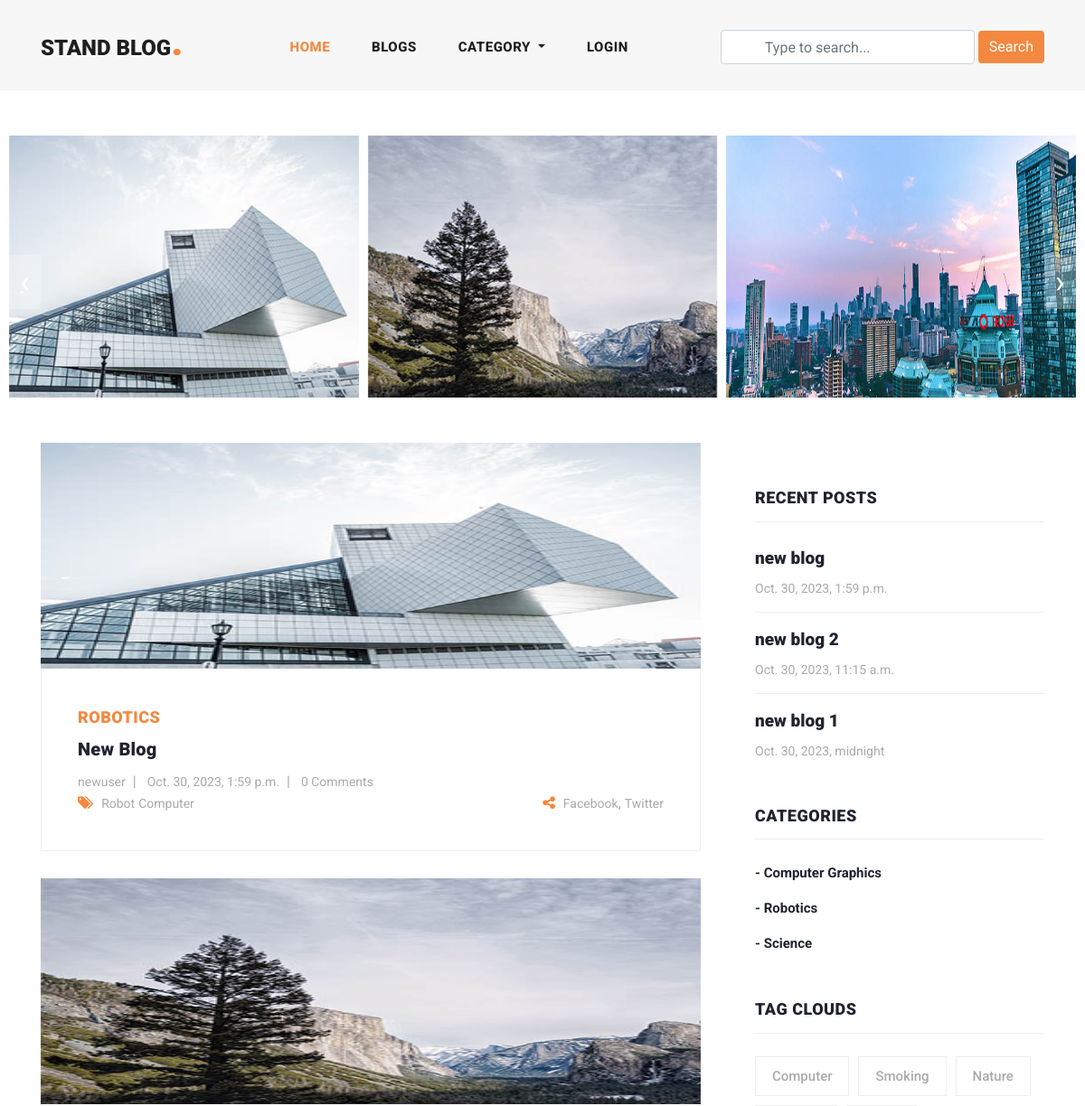
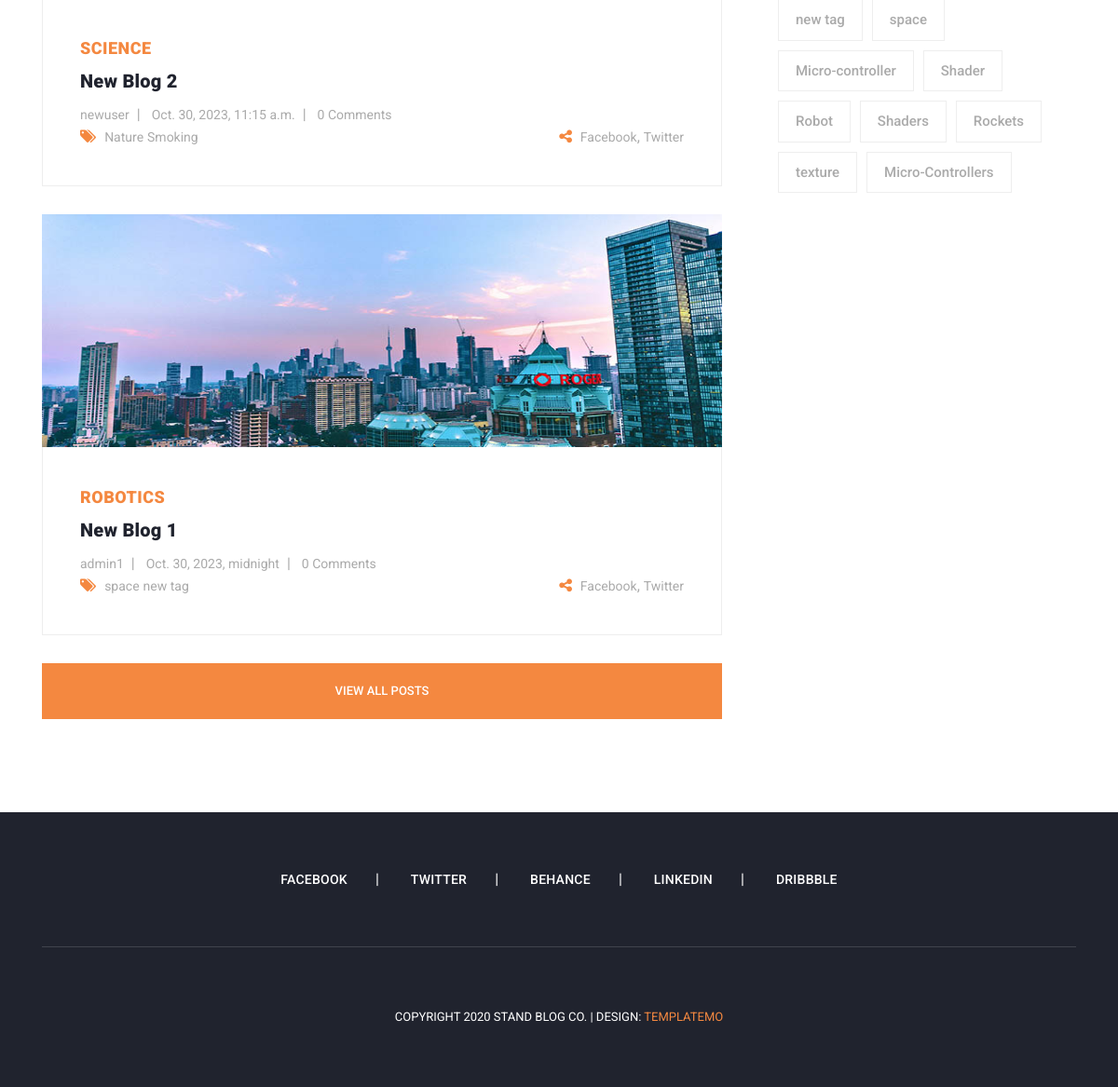
The page / on the database its author committed (2 pictures, top to bottom).
### blog/models.py (models this page shows, shortened)
class Blog(models.Model):
    user = models.ForeignKey(User, related_name= 'user_blogs', on_delete=models.CASCADE)
    category = models.ForeignKey(Category, related_name= 'category_blogs', on_delete=models.CASCADE)
    tag = models.ManyToManyField(Tag, related_name= 'tag_blogs', blank=True)
    created_date = models.DateTimeField(auto_now_add=True)
    title = models.CharField(max_length=150)
    description = RichTextField()
    slug = models.SlugField(max_length=100, blank=True, null=True)
    banner = models.ImageField(upload_to="blog_banners")
    likes = models.ManyToManyField(User, related_name= 'user_likes', blank=True)

class Category(models.Model):
    class Meta:
        verbose_name_plural = 'categories'
        verbose_name = 'category'
        ordering = ['title']
    title = models.CharField(max_length=150, unique=True)
    slug = models.SlugField(blank=True, null=True)
    created_date = models.DateTimeField(auto_now_add=True)
    def __str__(self):
        return self.title

class Tag(models.Model):
    title = models.CharField(max_length=150)
    slug = models.SlugField(blank=True, null=True)
    created_date = models.DateTimeField(auto_now_add=True)

### user_profile/models.py (models this page shows, shortened)
class User(AbstractUser):
    email = models.EmailField(max_length=150, unique=True, error_messages={'unique': "The email must be unique"})
    profile_image = models.ImageField(null = True, blank = True, upload_to = "profile_images")
    REQUIRED_FIELDS = ["email"]
    object = CustomUserManager()
    followers = models.ManyToManyField("Follow")  # returning string from Follow class to here

### blog/views.py (the view)
# urls.py: path('', home, name='home'),
def home(request):
    blogs = Blog.objects.order_by('-created_date')
    tags = Tag.objects.order_by('-created_date')
    context= {
        "blogs": blogs,
        "tags": tags,
    }
    return render(request, 'home.html', context)

### blog/context_processors.py (called while the page is built)
def get_all_categories(request):
    categories = Category.objects.all()
    context = {
       "categories": categories
    }
    return context

### user_profile/context_processors.py (called while the page is built, shortened)
def user_notifications(request):
    context = {}
    return context

### template/home.html (shortened to what this page needs)
{% extends 'base.html' %}
{% load static %}
{% block content %}
{%include 'banner.html' %}
<section class="blog-posts">
    <div class="container">
      <div class="row">
        <div class="col-lg-8">
          <div class="all-blog-posts">
            <div class="row">
              {% for blog in blogs|slice:"3" %}
              <div class="col-lg-12">
                <div class="blog-post">
                  <div class="blog-thumb">
                    <img src="{{blog.banner.url}}" alt="">
                  </div>
                  <div class="down-content">
                    <span>{{blog.category}}</span>
                    <a href="{% url 'blog_details' blog.slug %}"><h4>{{blog.title}}</h4></a>
                    <ul class="post-info">
                      <li><a href="{% url 'view_user_info' blog.user.username %}">{{blog.user.username}}</a></li>
                      <li><a href="javascript:void(0);">{{blog.created_date}}</a></li>
                      <li><a href="javascript:void(0);">{{blog.blog_comment.all.count}} Comments</a></li>
                    </ul>
                    <div class="post-options">
                      <div class="row">
                        <div class="col-6">
                          <ul class="post-tags">
                            <li><i class="fa fa-tags"></i></li>
                            {% if blog.tag.all.count > 0 %}
                            {% for tag in blog.tag.all %}
                            <li><a href="#">{{tag.title}}</a></li>
                            {% endfor %}
                            {% else %}
                            None
                            {%endif%}
                          </ul>
                        </div>
                        <div class="col-6">
                          <ul class="post-share">
                            <li><i class="fa fa-share-alt"></i></li>
                            <li><a href="#">Facebook</a>,</li>
                            <li><a href="#"> Twitter</a></li>
                          </ul>
                        </div>
                      </div>
                    </div>
                  </div>
                </div>
              </div>
              {% endfor %}
              <div class="col-lg-12">
                <div class="main-button">
                  <a href="{% url 'blogs' %}">View All Posts</a>
                </div>
              </div>
            </div>
          </div>
        </div>
        {%include 'sidebar.html' %}
      </div>
    </div>
  </section>
{% endblock %}

### template/banner.html (shortened to what this page needs)
{% load static %}
<div class="main-banner header-text">
  <div class="container-fluid">
    <div class="owl-banner owl-carousel">
      {% for blog in blogs|slice:"5" %}
      <div class="item">
        <img src="{{blog.banner.url}}" alt="" style="height: 500px; max-width: 100%;">
      </div>
      {% endfor %}
    </div>
  </div>
</div>

### template/sidebar.html
<div class="col-lg-4">
    <div class="sidebar">
      <div class="row">
        <div class="col-lg-12">
          <div class="sidebar-item recent-posts">
            <div class="sidebar-heading">
              <h2>Recent Posts</h2>
            </div>
            <div class="content">
              <ul>
                {% for blog in blogs|slice:"3" %}
                <li><a href="{% url 'blog_details' blog.slug %}">
                  <h5>{{blog.title}}</h5>
                  <span>{{blog.created_date}}</span>
                </a></li>
                {% endfor %}
              </ul>
            </div>
          </div>
        </div>
        <div class="col-lg-12">
          <div class="sidebar-item categories">
            <div class="sidebar-heading">
              <h2>Categories</h2>
            </div>
            <div class="content">
              <ul>
                {% for category in categories %}
                <li><a href="{% url 'category_blogs' category.slug %}">- {{category.title}}</a></li>
                {% endfor %}
              </ul>
            </div>
          </div>
        </div>
        <div class="col-lg-12">
          <div class="sidebar-item tags">
            <div class="sidebar-heading">
              <h2>Tag Clouds</h2>
            </div>
            <div class="content">
              <ul>
                {% for tag in tags %}
                <li><a href="{% url 'tag_blogs' tag.slug %}">{{tag.title}}</a></li>
                {% endfor %}
              </ul>
            </div>
          </div>
        </div>
      </div>
    </div>
  </div>

### assets/css/templatemo-stand-blog.css (style rules this page uses)
body { font-family: 'Roboto', sans-serif; overflow-x: hidden; text-rendering: optimizeLegibility; -webkit-font-smoothing: antialiased; -moz-osx-font-smoothing: grayscale; }
ul { padding: 0; margin: 0; list-style: none; }
h1,h2,h3,h4,h5,h6 { margin: 0px; }
.main-button a { display: inline-block; background-color: #f48840; color: #fff; font-size: 13px; font-weight: 500; padding: 12px 20px; text-transform: uppercase; transition: all .3s; }
.main-banner .container-fluid { padding: 0px 10px; margin-bottom: -24px; }
.owl-banner { padding-top: 50px; }
.owl-banner .item { position: relative; }
.blog-posts { margin-top: 50px; }
.blog-posts .blog-post { margin-bottom: 30px; }
.blog-posts .blog-thumb img { width: 100%; height: 250px; overflow: hidden; }
.blog-posts .down-content { padding: 40px; border-right: 1px solid #eee; border-left: 1px solid #eee; border-bottom: 1px solid #eee; }
.blog-posts .down-content span { font-size: 18px; text-transform: uppercase; letter-spacing: 0.5px; font-weight: 900; color: #f48840; }
.blog-posts .down-content h4 { font-size: 24px; text-transform: capitalize; letter-spacing: 0.5px; font-weight: 900; color: #20232e; margin: 10px 0px 12px 0px; }
.blog-posts .down-content ul.post-info li { display: inline-block; margin-right: 8px; }
.blog-posts .down-content ul.post-info li:after { content: '|'; color: #aaa; margin-left: 8px; }
.blog-posts .down-content h4 { font-size: 20px; letter-spacing: 0.25px; }
.blog-posts .down-content ul.post-info li:last-child::after { display: none; }
.blog-posts .down-content ul.post-info li a { font-size: 14px; color: #aaa; font-weight: 400; transition: all .3s; }
.blog-posts .down-content ul.post-share { text-align: right; }
.blog-posts .down-content ul.post-tags li, .blog-posts .down-content ul.post-share li { display: inline-block; }
.blog-posts .down-content ul.post-tags li:first-child i, .blog-posts .down-content ul.post-share li:first-child i { color: #f48840; margin-right: 5px; }
.blog-posts .down-content ul.post-tags li, .blog-posts .down-content ul.post-share li { color: #aaa; }
.blog-posts .down-content ul.post-tags li a, .blog-posts .down-content ul.post-share li a { font-size: 14px; color: #aaa; font-weight: 400; transition: all .3s; }
.blog-posts .main-button a { height: 60px; line-height: 60px; padding: 0px; width: 100%; text-align: center; }
.blog-posts .sidebar-heading h2 { font-size: 18px; text-transform: uppercase; font-weight: 900; letter-spacing: 0.5px; color: #20232e; border-bottom: 1px solid #eee; padding-bottom: 15px; margin-bottom: 25px; }
.sidebar { margin-left: 30px; }
.sidebar .sidebar-item { margin-top: 50px; }
.sidebar .sidebar-heading h2 { font-size: 18px; text-transform: uppercase; font-weight: 900; letter-spacing: 0.5px; color: #20232e; border-bottom: 1px solid #eee; padding-bottom: 15px; margin-bottom: 25px; }
.sidebar .recent-posts ul li { margin-bottom: 15px; padding-bottom: 15px; border-bottom: 1px solid #eee; }
.sidebar .recent-posts ul li:last-child { margin-bottom: 0px; padding-bottom: 0px; border-bottom: none; }
.sidebar .recent-posts ul li h5 { font-size: 19px; font-weight: 900; color: #20232e; line-height: 30px; transition: all 0.3s; }
.sidebar .recent-posts ul li span { display: block; font-size: 14px; color: #aaa; margin-top: 8px; }
.sidebar .categories ul li { margin-bottom: 15px; }
.sidebar .categories ul li:last-child { margin-bottom: 0px; }
.sidebar .categories ul li a { font-size: 15px; font-weight: 700; color: #20232e; transition: all .3s; }
.sidebar .tags ul li { margin-right: 6px; display: inline-block; }
.sidebar .tags ul li { margin-bottom: 10px; }
.sidebar .tags ul li a { font-size: 15px; font-weight: 500; color: #aaa; display: inline-block; border: 1px solid #eee; padding: 10px 18px; transition: all .3s; }

### rows shown on the page
Blog: banner (picture), category "ROBOTICS", title "New Blog", user.username "newuser", created_date "Oct. 30, 2023, 1:59 p.m.", blog_comment.all.count "0", title "new blog"
Blog: banner (picture), category "SCIENCE", title "New Blog 2", user.username "newuser", created_date "Oct. 30, 2023, 11:15 a.m.", blog_comment.all.count "0", title "new blog 2"
Blog: banner (picture), category "ROBOTICS", title "New Blog 1", user.username "admin1", created_date "Oct. 30, 2023, midnight", blog_comment.all.count "0", title "new blog 1"
Tag: title "Robot"
Tag: title "Computer"
Tag: title "Nature"
Tag: title "Smoking"
Tag: title "space"
Tag: title "new tag"
Category: title "Computer Graphics"
Category: title "Robotics"
Category: title "Science"
Tag: title "Micro-controller"
Tag: title "Shader"
Tag: title "Shaders"
Tag: title "Rockets"
Tag: title "texture"
Tag: title "Micro-Controllers"
